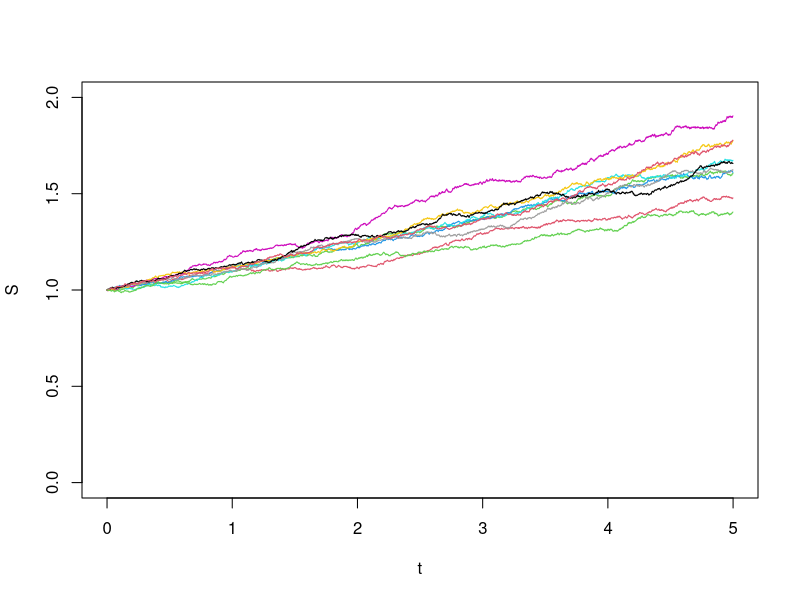

This chart was generated by the following R code:
library(stats)
S<-vector("numeric")
t<-vector("numeric")
pal<- palette()
t[1]=0
sec5<-vector("numeric") #for storing BM values at 5th sec
mu<-(0.1)#mu=mean
sigma<-0.03 #sigma=standard deviation

for(i in 1:4999)
{
	t[i+1]=t[i]+0.001
}
for(i in 1:10)
{
	z<-rnorm(5000, mean=0, sd=1)
	S[1]=1
	for (j in 1:4999)
	{
		S[j+1]=S[j]*exp(((mu-(sigma*sigma/2))*(0.001))+(sigma*z[j+1]*sqrt(0.001)))
		if(j==4999)
		{
			sec5[i]=S[5000]
		}

	}
	if(i==1)
	{
		plot(t,S,type="l", col=pal[i %% 8 +1],ylim=c(0,2))
	}
	else
	{
		lines(t,S, col=pal[i %% 8 +1],ylim=c(0,2))
	}
}
cat("\nFor S(t=0) = ",S[1],", mu = ",mu,", var = ",(sigma*sigma),"\n")
cat("experemntal E[S(5)] = ",mean(sec5),"\n")
cat("experemntal Var[S(5)] = ",var(sec5),"\n")
mu_theoritical<-S[1]*exp(mu*5)
var_theoritical<-S[1]*S[1]*exp(2*mu*5)*(exp(sigma*sigma*5)-1)
cat("theoritical E[S(5)] = ",mu_theoritical,"\n")
cat("theoritical Var[S(5)] = ",var_theoritical,"\n\n")